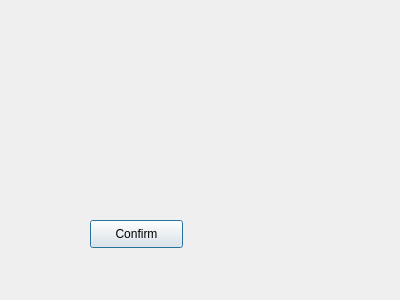
<?xml version="1.0" encoding="UTF-8"?>
<ui version="4.0">
 <class>Dialog</class>
 <widget class="QDialog" name="Dialog">
  <property name="geometry">
   <rect>
    <x>0</x>
    <y>0</y>
    <width>400</width>
    <height>300</height>
   </rect>
  </property>
  <property name="focusPolicy">
   <enum>Qt::ClickFocus</enum>
  </property>
  <property name="contextMenuPolicy">
   <enum>Qt::CustomContextMenu</enum>
  </property>
  <property name="windowTitle">
   <string>Dialog</string>
  </property>
  <property name="modal">
   <bool>true</bool>
  </property>
  <widget class="QPushButton" name="confirm">
   <property name="geometry">
    <rect>
     <x>90</x>
     <y>220</y>
     <width>93</width>
     <height>28</height>
    </rect>
   </property>
   <property name="text">
    <string>Confirm</string>
   </property>
  </widget>
 </widget>
 <resources/>
 <connections/>
</ui>
